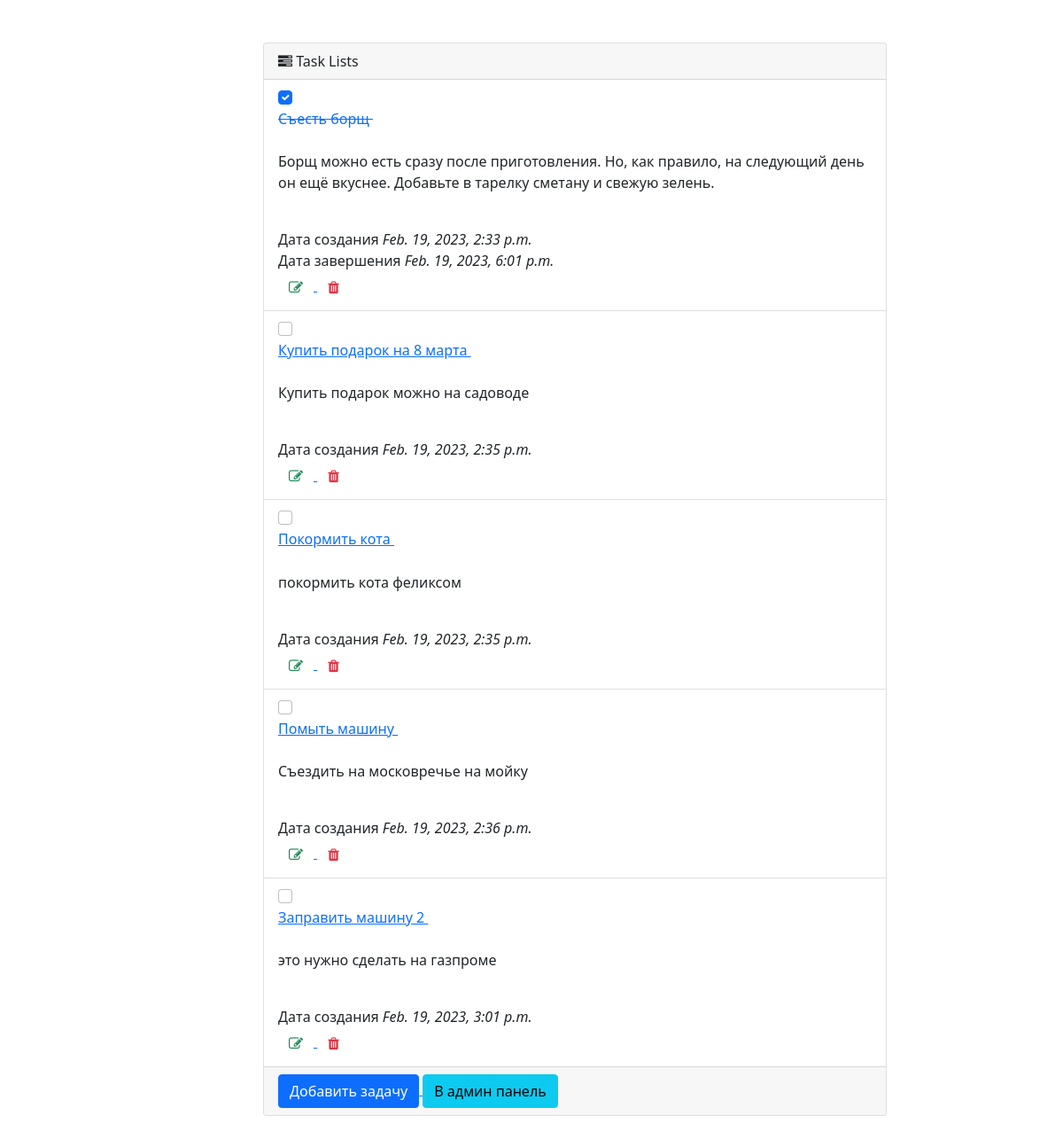
The app's page /, older data.
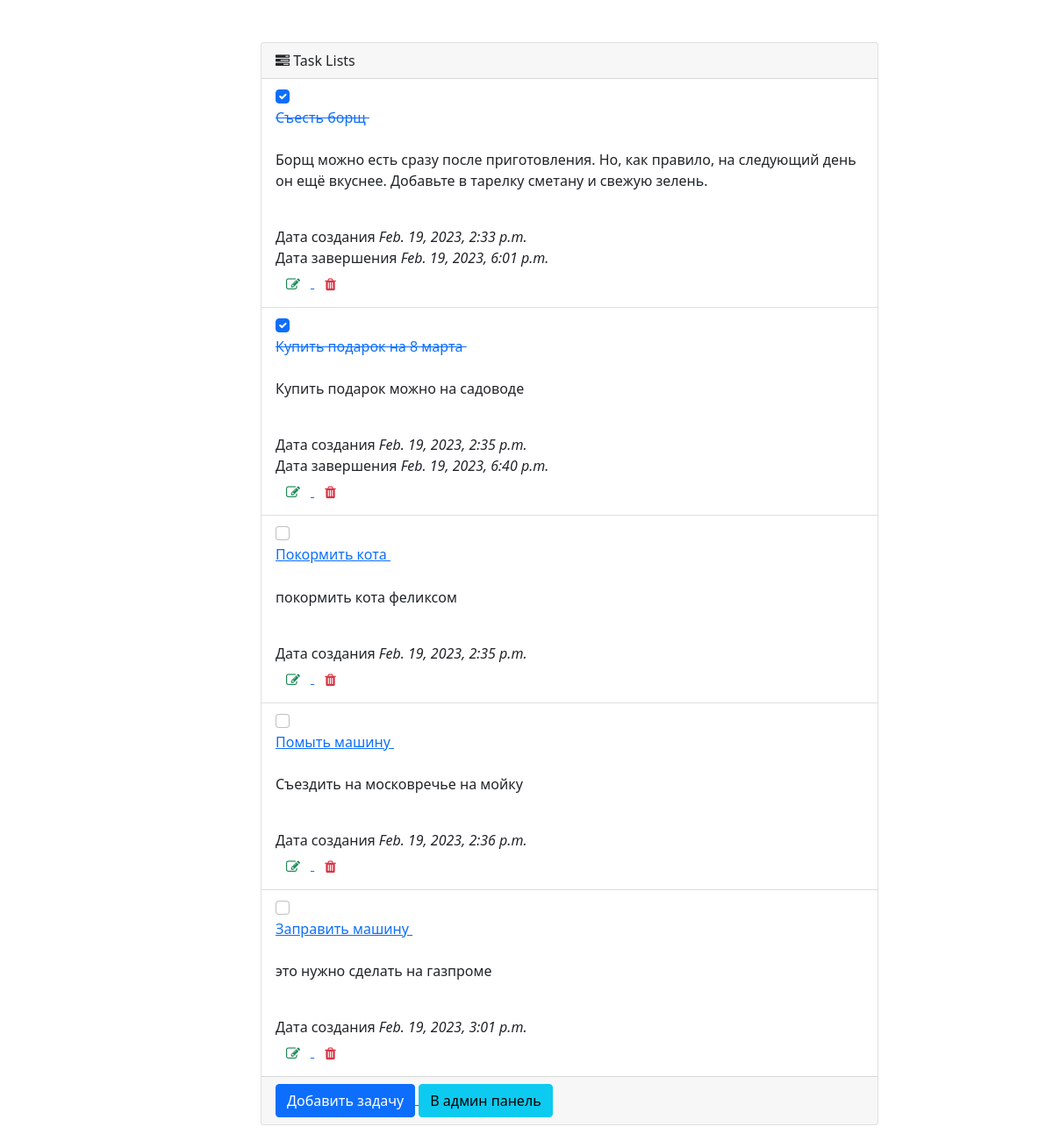
The same page, newer data.
### todomainapp/models.py (models this page shows, shortened)
class hometasks(models.Model):
    taskname = models.CharField(max_length=150, blank=True, null=True)
    taskdescription = models.CharField(max_length=150, blank=True, null=True)
    taskenddate = models.DateTimeField(null=True)
    taskcreatedate = models.DateTimeField(default=timezone.now, null=True)
    taskstatus = models.IntegerField(default=1, blank=True, null=True)

### todomainapp/views.py (the view)
# urls.py: path("", hometasksList.as_view(), name="tasklist"),
class hometasksList(ListView):
    model = hometasks
    template_name = "todomainapp/main.html"

### todomainapp/templates/todomainapp/main.html (shortened to what this page needs)
<!DOCTYPE html>
<html lang="en">
<head>
    <link rel="stylesheet" href="https://cdn.jsdelivr.net/npm/bootstrap-icons@1.7.2/font/bootstrap-icons.css">
    <link rel="stylesheet" href="https://cdnjs.cloudflare.com/ajax/libs/font-awesome/4.7.0/css/font-awesome.min.css">
    <link href="https://cdn.jsdelivr.net/npm/bootstrap@5.1.3/dist/css/bootstrap.min.css" rel="stylesheet"
>
</head>
<body>
<link rel="stylesheet" href="https://cdnjs.cloudflare.com/ajax/libs/boxicons/2.1.0/css/boxicons.min.css"
/>
<link rel="stylesheet"
      href="https://cdnjs.cloudflare.com/ajax/libs/MaterialDesign-Webfont/5.3.45/css/materialdesignicons.css"
/>
<br>
<br>
<div class="row  justify-content-center  container">
    <div class="col-md-2"></div>
    <div class="col-md-8 justify-content-center center-block">
        <div class="card-hover-shadow-2x mb-3 card">
            <div class="card-header-tab card-header">
                <div class="card-header-title font-size-lg text-capitalize font-weight-normal"><i
                        class="fa fa-tasks"></i>&nbsp;Task Lists
                </div>
            </div>
            <div class="scroll-area-sm">
                <perfect-scrollbar class="ps-show-limits">
                    <div style="position: static;" class="ps ps--active-y">
                        <div class="ps-content">
                            <ul class=" list-group list-group-flush">
                                {% for p in object_list %}
                                <li class="list-group-item">
                                    <div class="widget-content p-0">
                                        <div class="widget-content-wrapper">
                                            <div class="widget-content-left mr-2">
                                                <div class="custom-checkbox custom-control">
                                                    {% if p.taskenddate is None %}
                                                    <input class="form-check-input donebutton"
                                                           id="done{{p.id}}" type="checkbox">
                                                    {% else %}
                                                    <input class="form-check-input donebutton" checked
                                                           id="done{{p.id}}" type="checkbox">
                                                    {% endif %}
                                                    <label class="custom-control-label"
                                                           for="exampleCustomCheckbox12">&nbsp;</label>
                                                </div>
                                            </div>
                                            <div class="widget-content-left">
                                                {% if p.taskenddate %}
                                                <a href="/taskdetail/{{p.id}}" style="text-decoration:line-through	">
                                                    <div class="widget-heading">{{p.taskname}}
                                                        <div class="badge badge-danger ml-2">Rejected</div>
                                                </a>
                                                {% else %}
                                                <a href="/taskdetail/{{p.id}}">
                                                    <div class="widget-heading">{{p.taskname}}
                                                        <div class="badge badge-danger ml-2">Rejected</div>
                                                </a>
                                                {% endif %}
                                            </div>
                                            <br>
                                            <p>{{p.taskdescription}}</p>
                                            <br>
                                            <div class="widget-subheading">Дата создания <i>{{p.taskcreatedate}}</i>
                                            </div>
                                            {% if p.taskenddate %}
                                            <div class="widget-subheading">Дата завершения <i>{{p.taskenddate}}</i>
                                            </div>
                                            {% endif %}
                                        </div>
                                        <div class="widget-content-right justify-content-end">
                                            <a href="/updatetask/{{p.id}}">
                                                <button class="border-0 btn-transition btn btn-outline-success">
                                                    <i class="fa fa-pencil-square-o"></i></button>
                                            </a>
                                            <a href="/taskdelete/{{p.id}}">
                                                <button id="task{{p.id}}"
                                                        class="border-0 btn-transition btn btn-outline-danger delbutton">
                                                    <i class="fa fa-trash"></i>
                                                </button>
                                            </a>
                                        </div>
                                    </div>
                        </div>
                        {% endfor %}
                    </div>
        <div class="d-block text-right card-footer">
            <a href="/addtask">
                <button class="btn btn-primary">Добавить задачу</button>
            </a>
            <a href="/admin">
                <button class="btn btn-info">В админ панель</button>
            </a></div>
<br>
<br>
</body>

Row changes from the older to the newer data that the page shows:
changed hometasks "Купить подарок на 8 марта": taskenddate (not shown) → "Feb. 19, 2023, 6:40 p.m."; id "☐" → "☑"
changed hometasks "это нужно сделать на газпроме": taskname "Заправить машину 2" → "Заправить машину"
